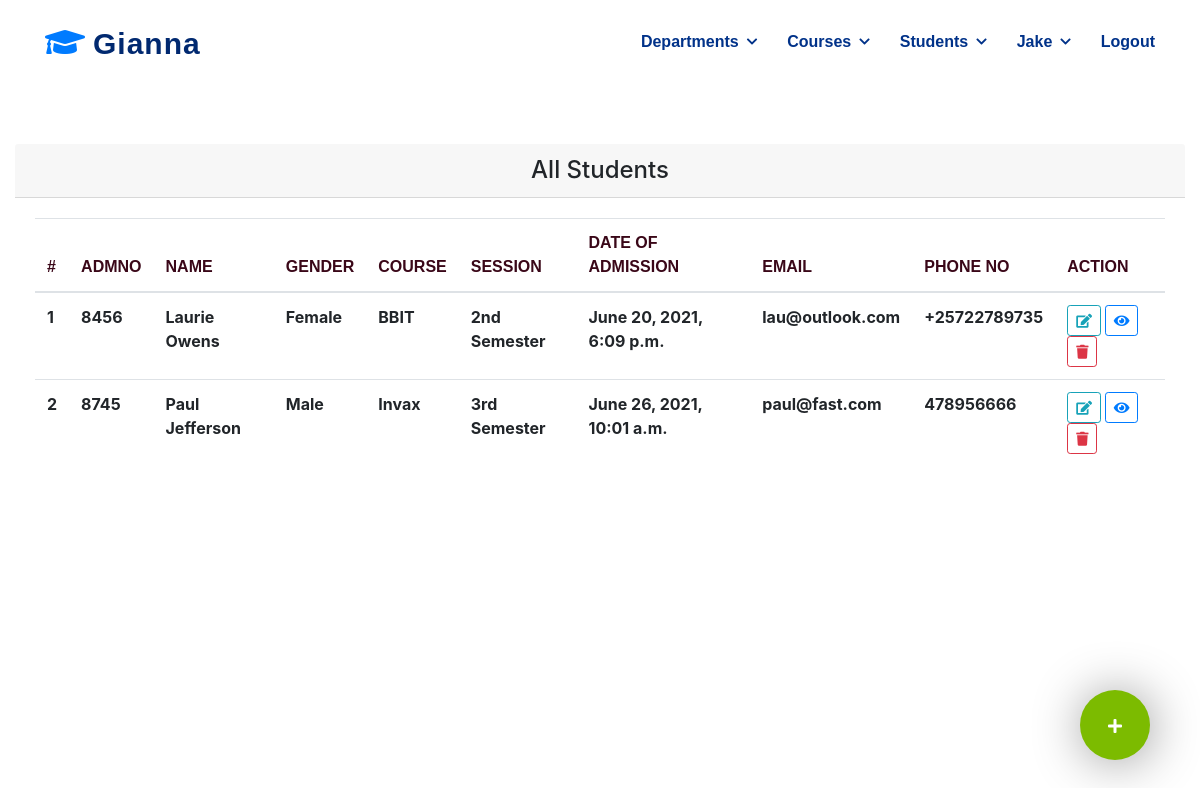
Page /core/student/list/ (signed in) on the committed database.
### core/models.py (models this page shows, shortened)
class User(AbstractUser):
    power = models.ForeignKey(Power, null=True, blank=True, on_delete=models.SET_NULL)
    pass

class Student(models.Model):
    admno = models.IntegerField()
    name = models.CharField(max_length=100)
    gender = models.CharField(max_length=50, choices=gender_choices)
    dob = models.DateField()
    dateofadmission = models.DateTimeField(auto_now_add=True)
    religion = models.CharField(max_length=50, choices=religion_choices)
    course = models.ForeignKey(Course, blank=True, null=True, on_delete=models.SET_NULL)
    department = models.ForeignKey(Department, blank=True, null=True, on_delete=models.SET_NULL)
    session = models.CharField(max_length=50, choices=session_choices)
    section = models.CharField(max_length=50, choices=section_choices)
    guardian = models.CharField(max_length=100)
    email = models.EmailField()
    phoneno = models.CharField(max_length=12)
    address = models.CharField(max_length=100)
    city = models.CharField(max_length=50)
    postal_code = models.CharField(max_length=20)
    country = models.CharField(max_length=50)

class Course(models.Model):
    name = models.CharField(max_length=20)
    department = models.ForeignKey(Department, null=True, blank=True, on_delete=models.SET_NULL)
    intake = models.IntegerField()
    created = models.DateField(auto_now_add=True)
    code = models.CharField(max_length=6)

### core/views.py (the view)
# urls.py: path('student/list/', StudentListView.as_view(), name='student-list'),
class StudentListView(LoginRequiredMixin,generic.ListView):
    template_name = 'core/student_list.html'
    queryset = Student.objects.all()
    context_object_name = 'students'

### core/templates/core/student_list.html
{% extends 'base.html' %}
{% block content %}
<section>
    <div class="col-xl-12 col-lg-12 col-md-9 col-sm-12 col-12">
        <div class="card mx-auto w-100 border-0">
            <h4 class="card-header text-center">All Students</h4>
            <div class="card-body">
                <table class="table table-hover">
                    <thead>
                        <tr class="text-uppercase card-text-table">
                            <th>#</th>
                            <th>Admno</th>
                            <th>Name</th>
                            <th>Gender</th>
                            <th>Course</th>
                            <th>Session</th>
                            <th>Date of Admission</th>
                            <th>Email</th>
                            <th>Phone No</th>
                            <th>Action</th>
                        </tr>
                    </thead>
                    <tbody>
                        {% for student in students %}
                           <tr>
                               <th>{{ forloop.counter }}</th>
                               <th>{{ student.admno }}</th>
                               <th>{{ student.name }}</th>
                               <th>{{ student.gender }}</th>
                               <th>{{ student.course.name }}</th>
                               <th>{{ student.session }}</th>
                               <th>{{ student.dateofadmission }}</th>
                               <th>{{ student.email }}</th>
                               <th>{{ student.phoneno }}</th>
                               <th>
                                   <a href="{% url 'core:student-update' student.id %}" class="btn btn-sm btn-outline-info" data-bs-toggle="tooltip" data-bs-placement="top" title="Edit">
                                       <i class="fa fa-edit"></i>
                                   </a>
                                   <a href="{% url 'core:student-details' student.id %}" class="btn btn-sm btn-outline-primary" data-bs-toggle="tooltip" data-bs-placement="top" title="View Details">
                                       <i class="fa fa-eye"></i>
                                   </a>
                                   <a href="{% url 'core:student-delete' student.id %}" class="btn btn-sm btn-outline-danger" data-bs-toggle="tooltip" data-bs-placement="top" title="Delete">
                                       <i class="fa fa-trash"></i>
                                   </a>
                               </th>
                           </tr>
                        {% endfor %}
                    </tbody>
                </table>
            </div>
        </div>
    </div>
    <a href="{% url 'core:student-create' %}" class="float" data-bs-toggle="tooltip" data-bs-placement="top" title="Create New Student">
        <i class="fa fa-plus my-float"></i>
    </a>
</section>
{% endblock content %}

### templates/navbar.html (shortened to what this page needs)
<header class="header">
    <div class="container-fluid container-xl d-flex align-items-center justify-content-between">
        <a href="{% url 'home' %}" class="logo d-flex align-items-center">
            <i class="fa fa-graduation-cap fa-2x mr-2"></i>
            <span>Gianna</span>
        </a>
        <nav class="navbar">
            <ul>
                {% if request.user.is_authenticated %}
                    <li class="dropdown"><a href="#"><span>Departments</span> </a>
                    </li>
                    <li class="dropdown"><a href="#"><span>Courses</span> </a>
                    </li>
                    <li class="dropdown"><a href="#"><span>Students</span> </a>
                    </li>
                    <li class="dropdown"><a href="#"><span>{{ request.user.username }}</span> </a>
                    </li>
                    <li>
                        <a class="nav-link" href="{% url 'logout' %}">Logout</a>
                    </li>
                {% endif %}
            </ul>
        </nav>
    </div>
</header>

### static/misc/css/custom.css (style rules this page uses)
.header { transition: all .5s; z-index: 997; padding: 20px 0; }
.header .logo { line-height: 0; }
.header .logo span { font-size: 30px; font-weight: 700; letter-spacing: 1px; color: #012970; font-family: 'Lucida Sans', 'Lucida Sans Regular', 'Lucida Grande', 'Lucida Sans Unicode', Geneva, Verdana, sans-serif; margin-top: 3px; }
.navbar { padding: 0; }
.navbar ul { margin: 0; padding: 0; display: flex; list-style: none; align-items: center; }
.navbar li { position: relative; }
.navbar a { display: flex; align-items: center; justify-content: space-between; padding: 10px 0 10px 30px; font-family: 'Lucida Sans', 'Lucida Sans Regular', 'Lucida Grande', 'Lucida Sans Unicode', Geneva, Verdana, sans-serif; font-size: 16px; font-weight: 700; color: #013289; white-space: nowrap; transition: .3s; }
section { margin: 0%; }
.card-text-table { font-family: 'Lucida Sans', 'Lucida Sans Regular', 'Lucida Grande', 'Lucida Sans Unicode', Geneva, Verdana, sans-serif !important; font-size: 16px !important; font-weight: 700 !important; color: #3a0718 !important; }
.float { position: fixed; width: 70px; height: 70px; bottom: 40px; right: 50px; background-color: #7cbb00; color: #fff; border-radius: 50px; text-align: center; box-shadow: 2px 2px 50px #999; }
.my-float { margin-top: 28px; }

### rows in the picture
User: user.username "Jake"
Student: admno "8456", name "Laurie Owens", gender "Female", course.name "BBIT", session "2nd Semester", dateofadmission "June 20, 2021, 6:09 p.m.", email "lau@outlook.com", phoneno "+25722789735"
Student: admno "8745", name "Paul Jefferson", gender "Male", course.name "Invax", session "3rd Semester", dateofadmission "June 26, 2021, 10:01 a.m.", email "paul@fast.com", phoneno "478956666"
